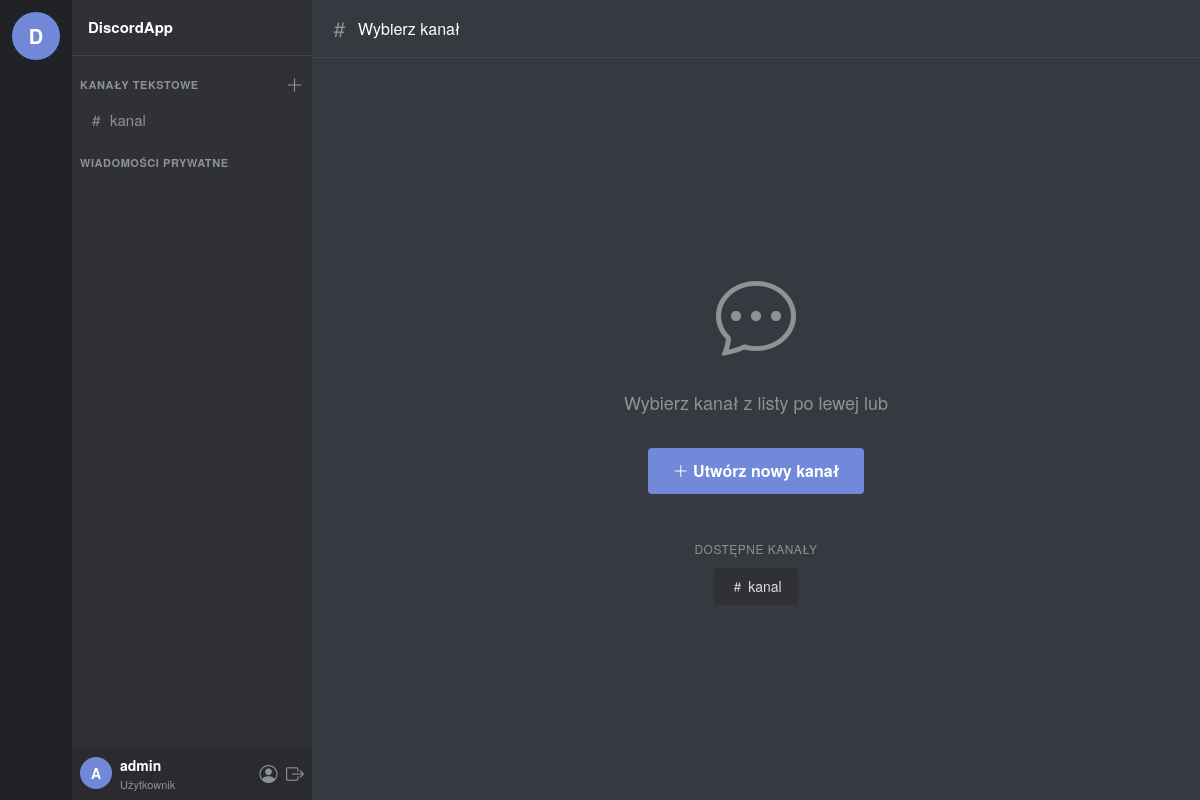
/ (signed in), run on the app's committed database.
### chat/models.py (models this page shows, shortened)
class Channel(models.Model):
    name = models.CharField(max_length=100, unique=True)
    description = models.TextField(blank=True, default='')
    created_by = models.ForeignKey(
        CustomUser, on_delete=models.SET_NULL, null=True, related_name='created_channels'
    )
    created_at = models.DateTimeField(auto_now_add=True)
    is_public = models.BooleanField(default=True)
    members = models.ManyToManyField(CustomUser, related_name='channels', blank=True)

class CustomUser(AbstractUser):
    ROLE_CHOICES = [
        ('admin', 'Administrator'),
        ('moderator', 'Moderator'),
        ('user', 'Użytkownik'),
    ]
    STATUS_CHOICES = [
        ('online', 'Online'),
        ('offline', 'Offline'),
    ]
    role = models.CharField(max_length=20, choices=ROLE_CHOICES, default='user')
    avatar = models.ImageField(upload_to='avatars/', blank=True, null=True)
    bio = models.TextField(blank=True, default='')
    is_blocked = models.BooleanField(default=False)
    status = models.CharField(max_length=10, choices=STATUS_CHOICES, default='offline')
    def is_admin(self):
        return self.role == 'admin'

### chat/views.py (the view)
# urls.py: path('', views.channel_list, name='channel_list'),
@login_required
def channel_list(request):
    public_channels = Channel.objects.filter(is_public=True).order_by('name')
    my_channels = request.user.channels.order_by('name')
    dm_users_ids = (
        DirectMessage.objects
        .filter(Q(sender=request.user) | Q(receiver=request.user))
        .values_list('sender', 'receiver')
    )
    dm_user_ids = set()
    for s, r in dm_users_ids:
        if s != request.user.id:
            dm_user_ids.add(s)
        if r != request.user.id:
            dm_user_ids.add(r)
    dm_users = CustomUser.objects.filter(id__in=dm_user_ids)
    return render(request, 'chat/channel_list.html', {
        'public_channels': public_channels,
        'my_channels': my_channels,
        'dm_users': dm_users,
    })

### chat/templates/chat/channel_list.html (shortened to what this page needs)
{% extends "chat/base.html" %}
{% block sidebar_channels %}
  {% for ch in public_channels %}
    <a class="channel-item" href="{% url 'channel_detail' ch.pk %}">
      <i class="bi bi-hash"></i> {{ ch.name }}
    </a>
  {% empty %}
    <span class="channel-item text-muted" style="font-size:13px;">Brak kanałów</span>
  {% endfor %}
{% endblock %}
{% block content %}
  <div class="channel-header">
    <i class="bi bi-hash" style="color:var(--text-muted);font-size:22px;"></i>
    <h5>Wybierz kanał</h5>
  </div>
  <div class="messages-area" style="align-items:center; justify-content:center; flex-direction:column; gap:16px;">
    <i class="bi bi-chat-dots" style="font-size:80px; color:var(--text-muted);"></i>
    <p style="color:var(--text-muted); font-size:18px;">Wybierz kanał z listy po lewej lub</p>
    <a href="{% url 'channel_create' %}" class="btn" style="background:var(--accent);color:#fff;padding:10px 24px;border-radius:4px;text-decoration:none;font-weight:600;">
      <i class="bi bi-plus-lg"></i> Utwórz nowy kanał
    </a>
    <div style="margin-top:32px; text-align:center;">
      <h6 style="color:var(--text-muted); font-size:12px; text-transform:uppercase; letter-spacing:.04em;">Dostępne kanały</h6>
      <div style="display:flex; flex-wrap:wrap; gap:8px; justify-content:center; margin-top:12px;">
        {% for ch in public_channels %}
          <a href="{% url 'channel_detail' ch.pk %}"
             style="background:var(--bg-sidebar);color:var(--text-main);padding:8px 16px;border-radius:4px;text-decoration:none;font-size:14px;">
            <i class="bi bi-hash"></i> {{ ch.name }}
          </a>
        {% endfor %}
      </div>
    </div>
  </div>
{% endblock %}

### chat/templates/chat/base.html (shortened to what this page needs)
<!DOCTYPE html>
<html lang="pl">
<head>
  <link href="https://cdn.jsdelivr.net/npm/bootstrap@5.3.3/dist/css/bootstrap.min.css" rel="stylesheet"/>
  <link href="https://cdn.jsdelivr.net/npm/bootstrap-icons@1.11.3/font/bootstrap-icons.css" rel="stylesheet"/>
</head>
<body>
<div class="server-list">
  <a class="server-icon" href="{% url 'channel_list' %}" title="Strona główna">D</a>
</div>
<div class="channel-sidebar" id="channelSidebar">
  <div class="sidebar-header">DiscordApp</div>
  <div class="sidebar-section">
    Kanały tekstowe
    {% if user.is_authenticated %}
      <a href="{% url 'channel_create' %}" title="Utwórz kanał"><i class="bi bi-plus-lg"></i></a>
    {% endif %}
  </div>
  {% block sidebar_channels %}{% endblock %}
  {% if user.is_authenticated %}
    <div class="sidebar-section">Wiadomości prywatne</div>
  {% endif %}
  {% if user.is_authenticated %}
    <div class="user-area">
      <div class="user-avatar">
        {% if user.avatar %}
          <img src="{{ user.avatar.url }}" alt="{{ user.username }}"/>
        {% else %}
          {{ user.username|first|upper }}
        {% endif %}
      </div>
      <div class="user-info">
        <div class="user-name">{{ user.username }}</div>
        <div class="user-status">{{ user.get_role_display }}</div>
      </div>
      <div class="user-actions">
        <a href="{% url 'profile' %}" title="Profil"><i class="bi bi-person-circle"></i></a>
        <a href="{% url 'logout' %}" title="Wyloguj"><i class="bi bi-box-arrow-right"></i></a>
      </div>
    </div>
  {% endif %}
</div>
<div class="main-content">
  {% block content %}{% endblock %}
</div>
</body>
</html>

### chat/templates/chat/base.html (style rules this page uses)
:root { --bg-main: #36393f; --bg-sidebar: #2f3136; --bg-dark: #202225; --bg-input: #40444b; --text-main: #dcddde; --text-muted: #8e9297; --text-header: #ffffff; --accent: #7289da; --accent-hover: #677bc4; --online: #43b581; --danger: #f04747; --border: #42454a; }
* { box-sizing: border-box; margin: 0; padding: 0; }
body { background: var(--bg-main); color: var(--text-main); font-family: 'Whitney','Helvetica Neue',Helvetica,Arial,sans-serif; height: 100vh; display: flex; overflow: hidden; }
.server-list { width: 72px; background: var(--bg-dark); display: flex; flex-direction: column; align-items: center; padding: 12px 0; gap: 8px; flex-shrink: 0; }
.server-icon { width: 48px; height: 48px; border-radius: 50%; background: var(--accent); display: flex; align-items: center; justify-content: center; font-weight: 700; font-size: 20px; color: #fff; cursor: pointer; text-decoration: none; transition: border-radius .2s; }
.channel-sidebar { width: 240px; background: var(--bg-sidebar); display: flex; flex-direction: column; flex-shrink: 0; }
.sidebar-header { padding: 16px; font-weight: 700; font-size: 15px; color: var(--text-header); border-bottom: 1px solid var(--border); }
.sidebar-section { padding: 16px 8px 4px; font-size: 11px; font-weight: 700; color: var(--text-muted); text-transform: uppercase; letter-spacing: .05em; display: flex; align-items: center; justify-content: space-between; }
.sidebar-section a { color: var(--text-muted); text-decoration: none; font-size: 18px; }
.channel-item { display: flex; align-items: center; gap: 6px; padding: 5px 8px; border-radius: 4px; margin: 1px 8px; color: var(--text-muted); text-decoration: none; font-size: 15px; cursor: pointer; }
.channel-item .bi { font-size: 16px; }
.user-area { margin-top: auto; padding: 8px; background: #292b2f; display: flex; align-items: center; gap: 8px; }
.user-avatar { width: 32px; height: 32px; border-radius: 50%; object-fit: cover; background: var(--accent); display: flex; align-items: center; justify-content: center; font-weight: 700; font-size: 14px; color: #fff; flex-shrink: 0; }
.user-info { flex: 1; min-width: 0; }
.user-name { font-size: 14px; font-weight: 600; color: var(--text-header); white-space: nowrap; overflow: hidden; text-overflow: ellipsis; }
.user-status { font-size: 11px; color: var(--text-muted); }
.user-actions a { color: var(--text-muted); font-size: 18px; margin-left: 4px; text-decoration: none; }
.main-content { flex: 1; display: flex; flex-direction: column; min-width: 0; }
.channel-header { padding: 12px 16px; border-bottom: 1px solid var(--border); display: flex; align-items: center; gap: 8px; background: var(--bg-main); }
.channel-header h5 { color: var(--text-header); margin: 0; font-size: 16px; }
.messages-area { flex: 1; overflow-y: auto; padding: 16px; display: flex; flex-direction: column; gap: 4px; }

### data on the page
Channel: name "kanal"
CustomUser: username|first "A", username "admin", role "Użytkownik"
